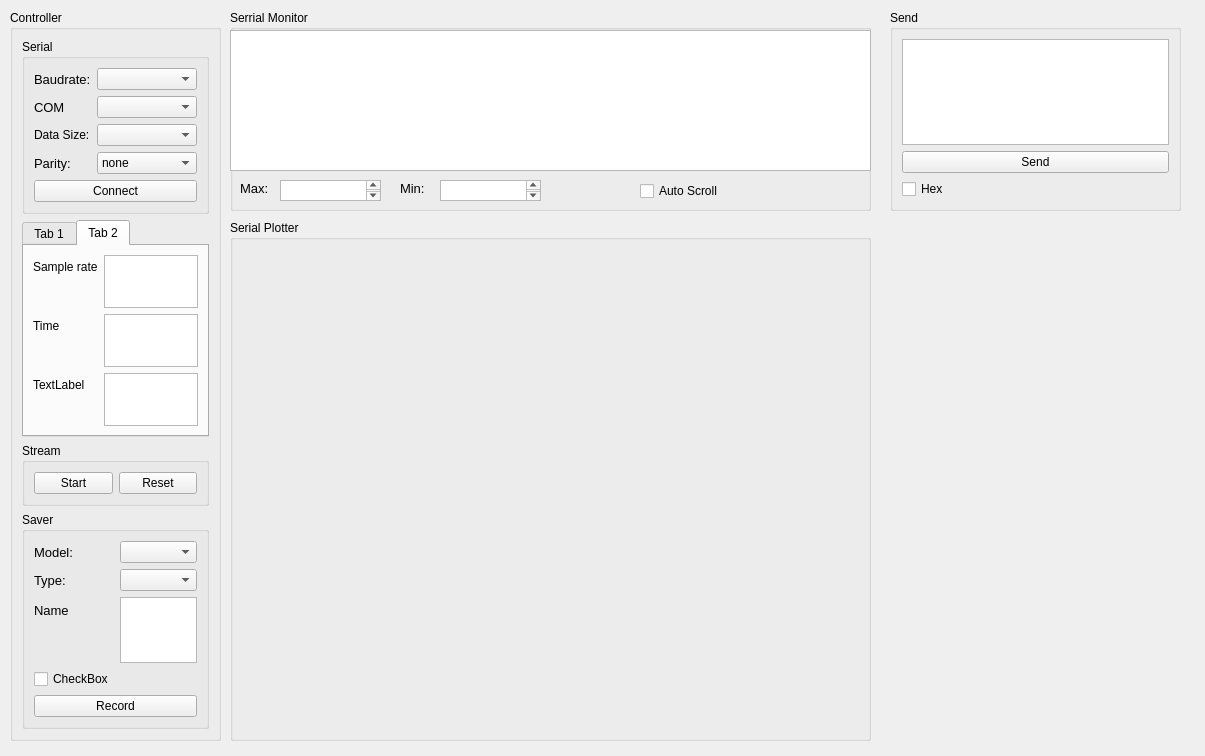
<?xml version="1.0" encoding="UTF-8"?>
<ui version="4.0">
 <class>GUI</class>
 <widget class="QWidget" name="GUI">
  <property name="geometry">
   <rect>
    <x>0</x>
    <y>0</y>
    <width>1205</width>
    <height>756</height>
   </rect>
  </property>
  <property name="windowTitle">
   <string>GUI</string>
  </property>
  <widget class="QGroupBox" name="Controller">
   <property name="geometry">
    <rect>
     <x>10</x>
     <y>10</y>
     <width>211</width>
     <height>731</height>
    </rect>
   </property>
   <property name="title">
    <string>Controller</string>
   </property>
   <layout class="QVBoxLayout" name="verticalLayout">
    <item>
     <widget class="QGroupBox" name="Serial">
      <property name="title">
       <string>Serial</string>
      </property>
      <layout class="QFormLayout" name="formLayout_2">
       <item row="0" column="0">
        <widget class="QLabel" name="label">
         <property name="font">
          <font>
           <family>Arial</family>
           <pointsize>10</pointsize>
          </font>
         </property>
         <property name="text">
          <string>Baudrate:</string>
         </property>
        </widget>
       </item>
       <item row="0" column="1">
        <widget class="QComboBox" name="Baudrates">
         <item>
          <property name="text">
           <string/>
          </property>
         </item>
         <item>
          <property name="text">
           <string>600</string>
          </property>
         </item>
         <item>
          <property name="text">
           <string>1200</string>
          </property>
         </item>
         <item>
          <property name="text">
           <string>2400</string>
          </property>
         </item>
         <item>
          <property name="text">
           <string>4800</string>
          </property>
         </item>
         <item>
          <property name="text">
           <string>9600</string>
          </property>
         </item>
         <item>
          <property name="text">
           <string>14400</string>
          </property>
         </item>
         <item>
          <property name="text">
           <string>19200</string>
          </property>
         </item>
         <item>
          <property name="text">
           <string>38400</string>
          </property>
         </item>
         <item>
          <property name="text">
           <string>56000</string>
          </property>
         </item>
         <item>
          <property name="text">
           <string>57600</string>
          </property>
         </item>
         <item>
          <property name="text">
           <string>115200</string>
          </property>
         </item>
        </widget>
       </item>
       <item row="2" column="1">
        <widget class="QComboBox" name="Com">
         <item>
          <property name="text">
           <string/>
          </property>
         </item>
         <item>
          <property name="text">
           <string>Com1</string>
          </property>
         </item>
         <item>
          <property name="text">
           <string>Com2</string>
          </property>
         </item>
         <item>
          <property name="text">
           <string>Com3</string>
          </property>
         </item>
         <item>
          <property name="text">
           <string>Com4</string>
          </property>
         </item>
         <item>
          <property name="text">
           <string>Com5</string>
          </property>
         </item>
         <item>
          <property name="text">
           <string>Com6</string>
          </property>
         </item>
         <item>
          <property name="text">
           <string>Com7</string>
          </property>
         </item>
         <item>
          <property name="text">
           <string>Com8</string>
          </property>
         </item>
         <item>
          <property name="text">
           <string>Com9</string>
          </property>
         </item>
         <item>
          <property name="text">
           <string>Com10</string>
          </property>
         </item>
         <item>
          <property name="text">
           <string>Com11</string>
          </property>
         </item>
         <item>
          <property name="text">
           <string>Com12</string>
          </property>
         </item>
        </widget>
       </item>
       <item row="4" column="1">
        <widget class="QComboBox" name="DataSize">
         <item>
          <property name="text">
           <string/>
          </property>
         </item>
         <item>
          <property name="text">
           <string>7</string>
          </property>
         </item>
         <item>
          <property name="text">
           <string>8</string>
          </property>
         </item>
        </widget>
       </item>
       <item row="6" column="1">
        <widget class="QComboBox" name="Parity">
         <item>
          <property name="text">
           <string>none</string>
          </property>
         </item>
         <item>
          <property name="text">
           <string>odd</string>
          </property>
         </item>
         <item>
          <property name="text">
           <string>even</string>
          </property>
         </item>
         <item>
          <property name="text">
           <string>mark</string>
          </property>
         </item>
        </widget>
       </item>
       <item row="2" column="0">
        <widget class="QLabel" name="label_2">
         <property name="font">
          <font>
           <family>Arial</family>
           <pointsize>10</pointsize>
          </font>
         </property>
         <property name="text">
          <string>COM</string>
         </property>
        </widget>
       </item>
       <item row="4" column="0">
        <widget class="QLabel" name="label_3">
         <property name="font">
          <font>
           <family>Arial</family>
           <pointsize>9</pointsize>
          </font>
         </property>
         <property name="text">
          <string>Data Size:</string>
         </property>
        </widget>
       </item>
       <item row="6" column="0">
        <widget class="QLabel" name="label_4">
         <property name="font">
          <font>
           <family>Arial</family>
           <pointsize>10</pointsize>
          </font>
         </property>
         <property name="text">
          <string>Parity:</string>
         </property>
        </widget>
       </item>
       <item row="7" column="0" colspan="2">
        <widget class="QPushButton" name="Connect">
         <property name="text">
          <string>Connect</string>
         </property>
        </widget>
       </item>
      </layout>
     </widget>
    </item>
    <item>
     <widget class="QTabWidget" name="tabWidget">
      <property name="currentIndex">
       <number>1</number>
      </property>
      <widget class="QWidget" name="RealTime">
       <attribute name="title">
        <string>Tab 1</string>
       </attribute>
      </widget>
      <widget class="QWidget" name="tab_2">
       <attribute name="title">
        <string>Tab 2</string>
       </attribute>
       <layout class="QFormLayout" name="formLayout_3">
        <item row="0" column="0">
         <widget class="QLabel" name="label_10">
          <property name="text">
           <string>Sample rate</string>
          </property>
         </widget>
        </item>
        <item row="0" column="1">
         <widget class="QTextEdit" name="textEdit"/>
        </item>
        <item row="1" column="0">
         <widget class="QLabel" name="label_11">
          <property name="text">
           <string>Time</string>
          </property>
         </widget>
        </item>
        <item row="2" column="0">
         <widget class="QLabel" name="label_12">
          <property name="text">
           <string>TextLabel</string>
          </property>
         </widget>
        </item>
        <item row="1" column="1">
         <widget class="QTextEdit" name="textEdit_3"/>
        </item>
        <item row="2" column="1">
         <widget class="QTextEdit" name="textEdit_4"/>
        </item>
       </layout>
      </widget>
     </widget>
    </item>
    <item>
     <widget class="QGroupBox" name="Stream">
      <property name="title">
       <string>Stream</string>
      </property>
      <layout class="QHBoxLayout" name="horizontalLayout">
       <item>
        <widget class="QPushButton" name="Start">
         <property name="text">
          <string>Start</string>
         </property>
        </widget>
       </item>
       <item>
        <widget class="QPushButton" name="Reset">
         <property name="text">
          <string>Reset</string>
         </property>
        </widget>
       </item>
      </layout>
     </widget>
    </item>
    <item>
     <widget class="QGroupBox" name="Saver">
      <property name="title">
       <string>Saver</string>
      </property>
      <layout class="QFormLayout" name="formLayout">
       <item row="0" column="0">
        <widget class="QLabel" name="label_7">
         <property name="font">
          <font>
           <family>Arial</family>
           <pointsize>10</pointsize>
          </font>
         </property>
         <property name="text">
          <string>Model:</string>
         </property>
        </widget>
       </item>
       <item row="0" column="1">
        <widget class="QComboBox" name="Model">
         <item>
          <property name="text">
           <string/>
          </property>
         </item>
         <item>
          <property name="text">
           <string>Mark9.7</string>
          </property>
         </item>
        </widget>
       </item>
       <item row="2" column="0">
        <widget class="QLabel" name="label_5">
         <property name="font">
          <font>
           <family>Arial</family>
           <pointsize>10</pointsize>
          </font>
         </property>
         <property name="text">
          <string>Type:</string>
         </property>
        </widget>
       </item>
       <item row="2" column="1">
        <widget class="QComboBox" name="Type">
         <item>
          <property name="text">
           <string/>
          </property>
         </item>
         <item>
          <property name="text">
           <string>csv</string>
          </property>
         </item>
         <item>
          <property name="text">
           <string>xlsx</string>
          </property>
         </item>
        </widget>
       </item>
       <item row="3" column="0">
        <widget class="QLabel" name="label_6">
         <property name="font">
          <font>
           <family>Arial</family>
           <pointsize>10</pointsize>
          </font>
         </property>
         <property name="text">
          <string>Name</string>
         </property>
        </widget>
       </item>
       <item row="3" column="1">
        <widget class="QTextEdit" name="Name"/>
       </item>
       <item row="5" column="0" colspan="2">
        <widget class="QPushButton" name="Record">
         <property name="text">
          <string>Record</string>
         </property>
        </widget>
       </item>
       <item row="4" column="0">
        <widget class="QCheckBox" name="checkBox_3">
         <property name="text">
          <string>CheckBox</string>
         </property>
        </widget>
       </item>
      </layout>
     </widget>
    </item>
   </layout>
  </widget>
  <widget class="QGroupBox" name="Send">
   <property name="geometry">
    <rect>
     <x>890</x>
     <y>10</y>
     <width>291</width>
     <height>201</height>
    </rect>
   </property>
   <property name="title">
    <string>Send</string>
   </property>
   <layout class="QVBoxLayout" name="verticalLayout_2">
    <item>
     <widget class="QTextEdit" name="textEdit_2"/>
    </item>
    <item>
     <widget class="QPushButton" name="Send_2">
      <property name="text">
       <string>Send</string>
      </property>
     </widget>
    </item>
    <item>
     <widget class="QCheckBox" name="Hex">
      <property name="text">
       <string>Hex</string>
      </property>
     </widget>
    </item>
   </layout>
  </widget>
  <widget class="QGroupBox" name="SeriaPlotter">
   <property name="geometry">
    <rect>
     <x>230</x>
     <y>220</y>
     <width>641</width>
     <height>521</height>
    </rect>
   </property>
   <property name="title">
    <string>Serial Plotter</string>
   </property>
   <widget class="PlotWidget" name="Plotter" native="true">
    <property name="geometry">
     <rect>
      <x>0</x>
      <y>20</y>
      <width>641</width>
      <height>501</height>
     </rect>
    </property>
    <property name="sizePolicy">
     <sizepolicy hsizetype="Fixed" vsizetype="Fixed">
      <horstretch>0</horstretch>
      <verstretch>0</verstretch>
     </sizepolicy>
    </property>
   </widget>
  </widget>
  <widget class="QGroupBox" name="SerialMonitor">
   <property name="geometry">
    <rect>
     <x>230</x>
     <y>10</y>
     <width>641</width>
     <height>201</height>
    </rect>
   </property>
   <property name="title">
    <string>Serrial Monitor</string>
   </property>
   <widget class="QTextBrowser" name="Monitor">
    <property name="geometry">
     <rect>
      <x>0</x>
      <y>20</y>
      <width>641</width>
      <height>141</height>
     </rect>
    </property>
   </widget>
   <widget class="QCheckBox" name="AutoScroll">
    <property name="geometry">
     <rect>
      <x>410</x>
      <y>170</y>
      <width>91</width>
      <height>22</height>
     </rect>
    </property>
    <property name="text">
     <string>Auto Scroll</string>
    </property>
   </widget>
   <widget class="QLabel" name="label_8">
    <property name="geometry">
     <rect>
      <x>10</x>
      <y>170</y>
      <width>55</width>
      <height>16</height>
     </rect>
    </property>
    <property name="font">
     <font>
      <family>Arial</family>
      <pointsize>10</pointsize>
     </font>
    </property>
    <property name="text">
     <string>Max:</string>
    </property>
   </widget>
   <widget class="QLabel" name="label_9">
    <property name="geometry">
     <rect>
      <x>170</x>
      <y>170</y>
      <width>55</width>
      <height>16</height>
     </rect>
    </property>
    <property name="font">
     <font>
      <family>Arial</family>
      <pointsize>10</pointsize>
     </font>
    </property>
    <property name="text">
     <string>Min:</string>
    </property>
   </widget>
   <widget class="QTextBrowser" name="Max">
    <property name="geometry">
     <rect>
      <x>50</x>
      <y>170</y>
      <width>101</width>
      <height>21</height>
     </rect>
    </property>
   </widget>
   <widget class="QTextBrowser" name="textBrowser_2">
    <property name="geometry">
     <rect>
      <x>210</x>
      <y>170</y>
      <width>101</width>
      <height>21</height>
     </rect>
    </property>
   </widget>
  </widget>
 </widget>
 <customwidgets>
  <customwidget>
   <class>PlotWidget</class>
   <extends>QWidget</extends>
   <header>pyqtgraph</header>
   <container>1</container>
  </customwidget>
 </customwidgets>
 <resources/>
 <connections/>
</ui>
